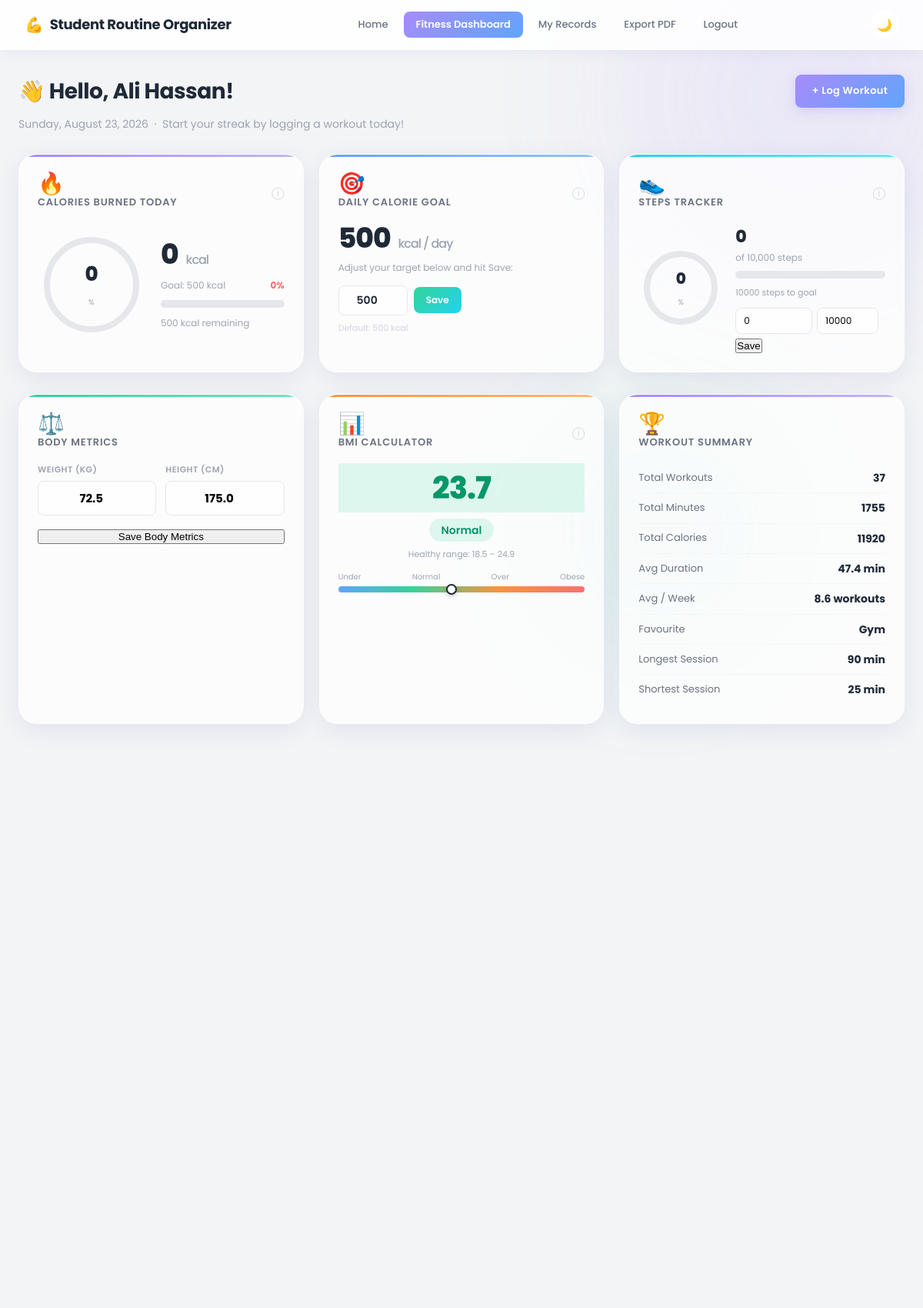
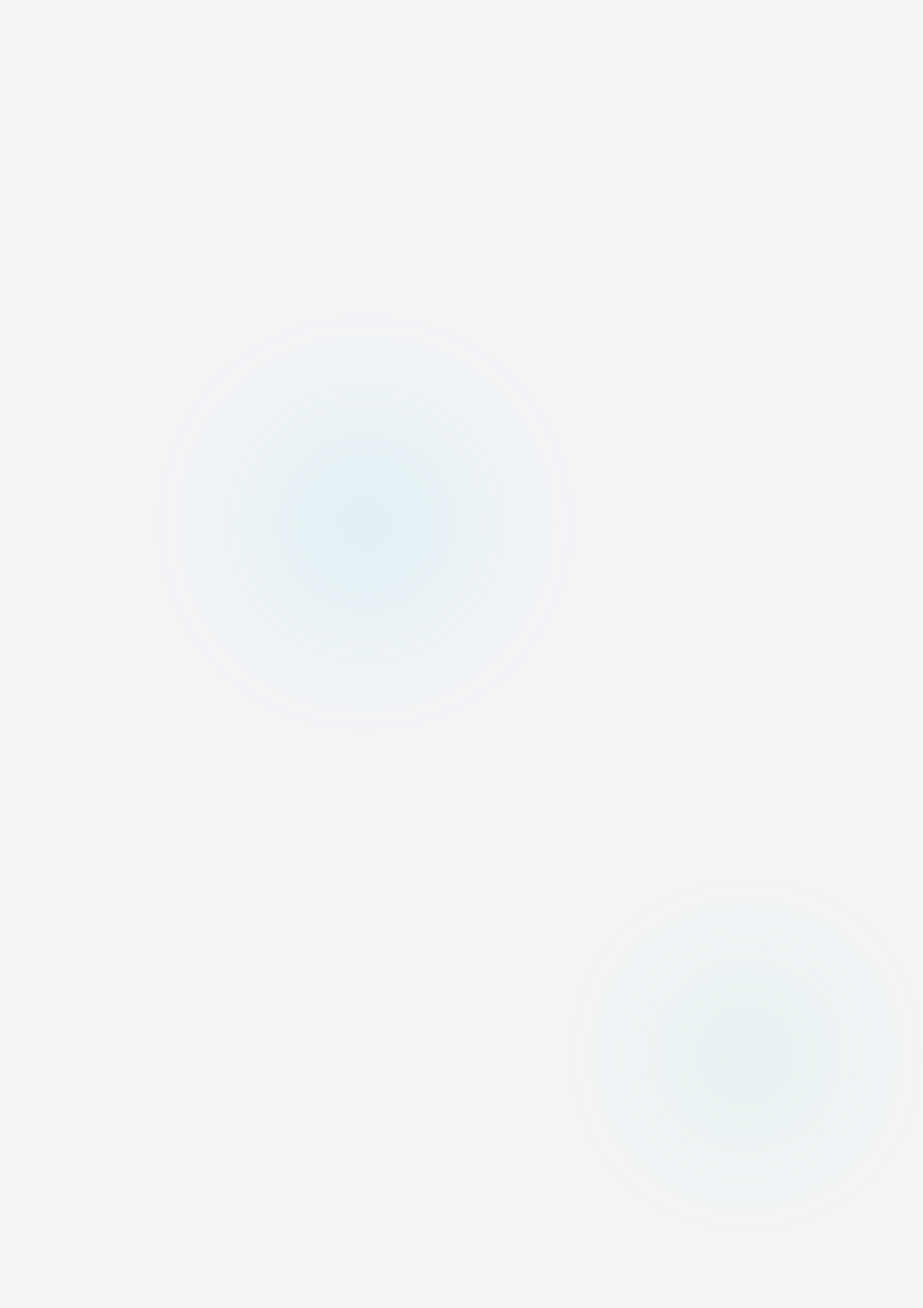
The page /modules/exercise/dashboard.php (signed in, upper part) on the database its author committed (2 pictures, top to bottom).
### tables this page shows
CREATE TABLE `fitness_profile` (
  `profile_id` int(11) NOT NULL,
  `user_id` int(11) NOT NULL,
  `height_cm` decimal(5,1) DEFAULT 170.0,
  `weight_kg` decimal(5,1) DEFAULT 65.0,
  `daily_calorie_goal` int(11) DEFAULT 500,
  `daily_step_goal` int(11) DEFAULT 10000,
  `current_steps` int(11) DEFAULT 0,
  `water_intake_ml` int(11) DEFAULT 0,
  `sleep_hours` decimal(3,1) DEFAULT 0.0,
  `steps_date` date DEFAULT NULL COMMENT 'date the current_steps value belongs to',
  `updated_at` timestamp NOT NULL DEFAULT current_timestamp() ON UPDATE current_timestamp()
);

### modules/exercise/dashboard.php (the view, shortened to what the rows shown need)
<?php
require_once "../../includes/session_check.php";
require_once "../../config/database.php";
require_once "exercise_functions.php";
$profile       = getFitnessProfile($conn, $logged_in_user_id);
$todayStats    = getTodayStats($conn, $logged_in_user_id);
$bmi           = calculateBMI($profile['weight_kg'], $profile['height_cm']);
$calorieGoal   = max(1, (int)$profile['daily_calorie_goal']);
$todayCal      = (int)$todayStats['total_calories'];
$calPct        = min(100, round(($todayCal / $calorieGoal) * 100));
$calRemaining  = max(0, $calorieGoal - $todayCal);
$calRingColor  = $calPct >= 100 ? '#34D399' : ($calPct >= 70 ? '#FB923C' : '#F87171');
$stepGoal      = max(1, (int)$profile['daily_step_goal']);
$currentSteps  = (int)$profile['current_steps'];
$stepPct       = min(100, round(($currentSteps / $stepGoal) * 100));
$userName = isset($_SESSION['name']) ? htmlspecialchars($_SESSION['name']) : 'Athlete';
?>
<!DOCTYPE html>
<html lang="en">
<head>
    <link rel="stylesheet" href="../../assets/css/exercise.css">
    <link rel="stylesheet" href="../../assets/css/dashboard.css">
</head>
<body>
<div class="page-wrapper">
    <div style="display:flex; justify-content:space-between; align-items:flex-start; margin-bottom:28px; flex-wrap:wrap; gap:12px;">
        <div>
            <h1 id="greeting-heading">👋 Hello, <?php echo $userName; ?>!</h1>
        </div>
    </div>
    <div class="dashboard-grid fade-in delay-1">
        <div class="dash-card accent-purple">
            <div style="display:flex; align-items:center; gap:20px; flex-wrap:wrap;">
                <div class="progress-ring-container ring-lg" id="calorie-ring">
                    <div class="progress-ring-text">
                        <span class="ring-value counter" data-target="<?php echo $calPct; ?>"><?php echo $calPct; ?></span>
                        <span class="ring-label">%</span>
                    </div>
                </div>
                <div style="flex:1; min-width:120px;">
                    <div class="stat-meta" style="margin-top:10px;">
                        <div style="display:flex; justify-content:space-between; font-size:12px; margin-bottom:4px;">
                            <span>Goal: <?php echo number_format($calorieGoal); ?> kcal</span>
                            <span style="color:<?php echo $calRingColor; ?>; font-weight:700;"><?php echo $calPct; ?>%</span>
                        </div>
                        <div class="progress-bar-container">
                        </div>
                        <p style="font-size:12px; color:var(--gray-400); margin-top:6px;">
                            <?php echo $calRemaining > 0 ? number_format($calRemaining).' kcal remaining' : '🎉 Goal reached!'; ?>
                        </p>
                    </div>
                </div>
            </div>
        </div>
        <div class="dash-card accent-blue">
            <div class="dash-card-header">
                <div>
                </div>
                <div class="tooltip-wrapper">
                </div>
            </div>
            <div class="big-stat">
                <?php echo number_format($calorieGoal); ?>
                <span class="unit">kcal / day</span>
            </div>
            <p style="font-size:12px; color:var(--gray-400); margin:8px 0 14px;">Adjust your target below and hit Save:</p>
            <div class="inline-edit">
                <input type="number" id="calorie-goal-input" min="1" max="10000"
                       value="<?php echo $calorieGoal; ?>" placeholder="e.g. 500">
                <button class="save-btn" id="save-calorie-goal">Save</button>
            </div>
            <p style="font-size:11px; color:var(--gray-300); margin-top:8px;">Default: 500 kcal</p>
        </div>
        <div class="dash-card accent-cyan">
            <div style="display:flex; align-items:center; gap:16px; flex-wrap:wrap;">
                <div class="progress-ring-container ring-md" id="steps-ring">
                    <div class="progress-ring-text">
                        <span class="ring-value counter" data-target="<?php echo $stepPct; ?>"><?php echo $stepPct; ?></span>
                        <span class="ring-label">%</span>
                    </div>
                </div>
                <div style="flex:1; min-width:100px;">
                    <div style="font-size:22px; font-weight:800; color:var(--gray-800);">
                        <span class="counter" data-target="<?php echo $currentSteps; ?>"><?php echo $currentSteps; ?></span>
                    </div>
                    <p style="font-size:12px; color:var(--gray-400);">of <?php echo number_format($stepGoal); ?> steps</p>
                    <div class="progress-bar-container" style="margin-top:8px;">
                    </div>
                    <p style="font-size:11px; color:var(--gray-400); margin-top:4px;">
                        <?php echo max(0, $stepGoal - $currentSteps); ?> steps to goal
                    </p>
                    <div style="margin-top:10px; display:flex; gap:6px; flex-wrap:wrap;">
                        <input type="number" id="steps-input" placeholder="Today's steps" min="0" max="100000"
                               value="<?php echo $currentSteps; ?>"
                               style="width:100px; padding:7px 10px; border-radius:8px; border:1.5px solid var(--gray-200); font-family:var(--font); font-size:12px; background:rgba(255,255,255,0.6);">
                        <input type="number" id="steps-goal-input" placeholder="Goal" min="1" max="100000"
                               value="<?php echo $stepGoal; ?>"
                               style="width:80px; padding:7px 10px; border-radius:8px; border:1.5px solid var(--gray-200); font-family:var(--font); font-size:12px; background:rgba(255,255,255,0.6);">
                        <button class="save-btn" id="save-steps">Save</button>
                    </div>
                </div>
            </div>
        </div>
    </div>
    <div class="dashboard-grid fade-in delay-2">
        <div class="dash-card accent-green">
            <div style="display:grid; grid-template-columns:1fr 1fr; gap:12px; margin-bottom:14px;">
                <div>
                    <label style="display:block; font-size:11px; font-weight:600; color:var(--gray-400); text-transform:uppercase; letter-spacing:0.5px; margin-bottom:6px;">Weight (kg)</label>
                    <input type="number" id="weight-input" step="0.1" min="1" max="500"
                           value="<?php echo $profile['weight_kg']; ?>"
                           style="width:100%; padding:10px; border-radius:8px; border:1.5px solid var(--gray-200); font-family:var(--font); font-size:15px; font-weight:700; text-align:center; background:rgba(255,255,255,0.6);">
                </div>
                <div>
                    <label style="display:block; font-size:11px; font-weight:600; color:var(--gray-400); text-transform:uppercase; letter-spacing:0.5px; margin-bottom:6px;">Height (cm)</label>
                    <input type="number" id="height-input" step="0.1" min="50" max="300"
                           value="<?php echo $profile['height_cm']; ?>"
                           style="width:100%; padding:10px; border-radius:8px; border:1.5px solid var(--gray-200); font-family:var(--font); font-size:15px; font-weight:700; text-align:center; background:rgba(255,255,255,0.6);">
                </div>
            </div>
        </div>
        <div class="dash-card accent-orange">
            <?php if ($bmi['value'] > 0): ?>
                <div class="bmi-display">
                    <div class="bmi-value <?php echo $bmi['class']; ?>">
                        <?php echo $bmi['value']; ?>
                    </div>
                    <span class="bmi-category <?php echo $bmi['class']; ?>">
                        <?php echo $bmi['category']; ?>
                    </span>
                    <div class="bmi-range">Healthy range: 18.5 – 24.9</div>
                </div>
                <div style="margin-top:12px;">
                    <div style="display:flex; justify-content:space-between; font-size:10px; color:var(--gray-400); margin-bottom:4px;">
                        <span>Under</span><span>Normal</span><span>Over</span><span>Obese</span>
                    </div>
                    <div style="height:8px; border-radius:4px; background:linear-gradient(90deg, #60A5FA 0%, #34D399 30%, #FB923C 65%, #F87171 100%); position:relative;">
                        <?php
                            $bmiVal = min(40, max(10, $bmi['value']));
                            $bmiPos = round(($bmiVal - 10) / 30 * 100);
                        ?>
                        <div style="position:absolute; top:50%; left:<?php echo $bmiPos; ?>%; transform:translate(-50%,-50%); width:14px; height:14px; background:#fff; border-radius:50%; border:2px solid var(--gray-800); box-shadow:0 2px 6px rgba(0,0,0,0.2);"></div>
                    </div>
                </div>
            <?php endif; ?>
        </div>
    </div>
</div>
</body>
</html>

### rows shown on the page
fitness_profile: daily_calorie_goal "0", daily_calorie_goal "500", daily_step_goal "0", daily_step_goal "10,000", max(0,$stepGoal-$currentSteps) "10000", daily_step_goal "10000", weight_kg "72.5", height_cm "175.0", weight_kg+height_cm "23.7", weight_kg+height_cm "Normal"

### other values the page prints
$userName "Ali Hassan"
$todayCal "0"
$currentSteps "0"
$dashStats['total_workouts'] "37"
$dashStats['total_duration'] "1755"
$dashStats['total_calories'] "11920"
$dashStats['avg_duration'] "47.4"
$dashStats['avg_workouts_week'] "8.6"
$dashStats['most_frequent'] "Gym"
$dashStats['longest_workout'] "90"
$dashStats['shortest_workout'] "25"
